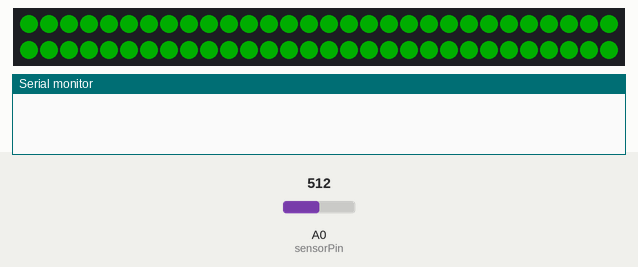
This sketch was run on a simulated Arduino Uno, built with avr-gcc and run on an emulated ATmega328P. Parts: 60 RGB LEDs in strip order, left to right, continuing on the next row, the last lines printed to the serial monitor. The inputs (shaded band) are chosen by the test bench; at power-on: A0 (sensorPin) = 512. Dim RGB values are drawn brighter than linear.

Above: at 3.0 s.
At 12.5 s:
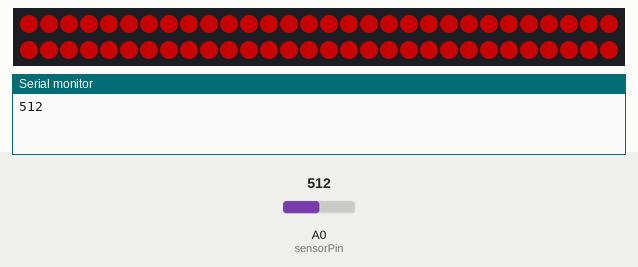

The sketch:

Test_v2_with_average.ino
```cpp
#define sensorPin A0 // Analog input pin that the Sensor is attached to

#include <FastLED.h>
#define NUM_LEDS 60
#define DATA_PIN 8
CRGB leds[NUM_LEDS];
int myArray[30] = {0,0,0,0,0,0,0,0,0,0,0,0,0,0,0,0,0,0,0,0,0,0,0,0,0,0,0,0,0,0};
int timelight = 0;
bool loud = false;
char j,k;
long result;
int checktime = 10;


void setup() {
  // put your setup code here, to run once:
  delay(2000);
  FastLED.addLeds<WS2812, DATA_PIN, GRB>(leds, NUM_LEDS);
  pinMode(sensorPin, INPUT);
  Serial.begin(9600);// initialize serial communications at 9600 bps:
  FastLED.setBrightness(100);
}


void loop() {
  // put your main code here, to run repeatedly:
  int sensorValue = analogRead(sensorPin);
  //Serial.println(sensorValue);
  //Serial.println(timelight);
  if(timelight>=checktime){
    timelight = 0;
    result = 0;
    for (j = 0; j < checktime; j++) {
      result = result + myArray[j];
    }
    result = result / checktime;
    Serial.println(result);
    if(result>600){
      loud = false;
      }
    else{
      loud = true;
      }
    //Serial.println(loud);
    int myArray[30] = {0,0,0,0,0,0,0,0,0,0,0,0,0,0,0,0,0,0,0,0,0,0,0,0,0,0,0,0,0,0};
   }
   else{
      myArray[timelight]=sensorValue;
    }


  delay(800);
  if (loud == false){
    for(int whiteLed = 0; whiteLed < NUM_LEDS; whiteLed = whiteLed + 1) {
      leds[whiteLed] = CRGB::Green;
      FastLED.show();
   }
    }

  else{
    for(int whiteLed = 0; whiteLed < NUM_LEDS; whiteLed = whiteLed + 1) {
      leds[whiteLed] = CRGB::Red;
      FastLED.show();
   }
    }
   timelight ++;
}
```

Measured:
- what the display in image 0 shows lasts 9.5 s, from 3.0 s to 12.5 s
